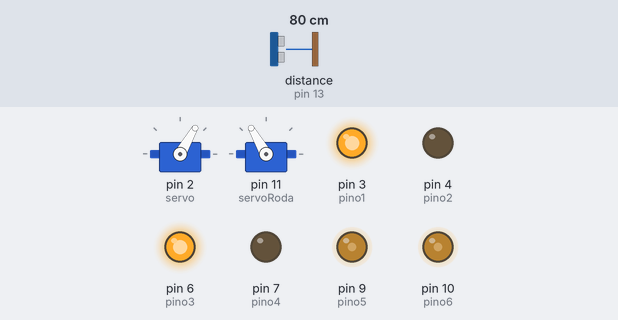
This sketch was run on a simulated Arduino Uno, built with avr-gcc and run on an emulated ATmega328P. Shown: 2 × servo, output pins drawn as LEDs (lit = HIGH). The test bench sets the inputs (shaded band); at power-on: distance to the obstacle (sensor on pin 13) 80 cm. The echo pulse lasts 58.3 µs per cm; what the sketch prints to the serial monitor is not drawn.

Above: at 3.0 s.
Timing chart, 0 to 6.0 s (numbered marks = the images above):
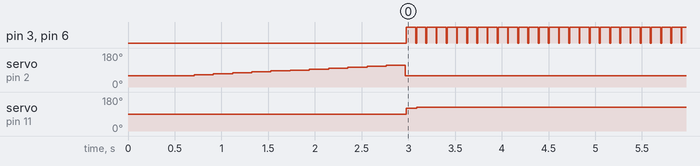

The sketch:

simuladorEstacionamento.ino
```cpp
#include <Fuzzy.h>
#include <FuzzyComposition.h>
#include <FuzzyInput.h>
#include <FuzzyIO.h>
#include <FuzzyOutput.h>
#include <FuzzyRule.h>
#include <FuzzyRuleAntecedent.h>
#include <FuzzyRuleConsequent.h>
#include <FuzzySet.h>]
#include <Ultrasonic.h>
#include <Servo.h>

#define pino_trigger 12
#define pino_echo 13


//Instanciando um objeto da biblioteca
Fuzzy* fuzzy = new Fuzzy();
Ultrasonic ultrasonic(pino_trigger, pino_echo);
Servo servo;
Servo servoRoda;

int eixo = 0;
int angulo;
const int w = 1;
long distancia;

int pino1 = 3;
int pino2 = 4;

int pino3 = 6;
int pino4 = 7;

int pino5 = 9;
int pino6 = 10;

int anguloInicial = 0;

void setup() {
  //Iniciando comunicação serial
  Serial.begin(115200);
  //randomSeed(analogRead(0));

  servo.attach(2);
  servo.write(90);

  servoRoda.attach(11);
  servoRoda.write(90);

  //servo.write(110);
  //servoRoda.write(180-110);

  //delay(55000000);


  pinMode(pino1, OUTPUT);
  pinMode(pino2, OUTPUT);
  pinMode(pino3, OUTPUT);
  pinMode(pino4, OUTPUT);
  pinMode(pino5, OUTPUT);
  pinMode(pino6, OUTPUT);

  analogWrite(pino5, 100);
  analogWrite(pino6, 100);

  //  digitalWrite(pino1, HIGH);
  //  digitalWrite(pino2, LOW);
  //
  //  digitalWrite(pino3, HIGH);
  //  digitalWrite(pino4, LOW);

  Serial.println("...Detectando objeto proximo para estacionar...");

  //Vericando primeiro Angulo do Verículo
  float menorDistancia = 999.0;

  servo.write(60);
  delay(500);

  for (int i = 60; i < 120; i = i + 5) {

    servo.write(i);
    delay(200);

    Serial.print("Distancia: ");
    int nova = ultrasonic.Ranging(CM);
    Serial.println(nova);

    if (menorDistancia > nova ) {
      menorDistancia = nova;
      Serial.print("Menor distancia: ");
      Serial.println(menorDistancia);
      anguloInicial = i;
      Serial.print("Angulo: ");
      Serial.println(anguloInicial);
    }
  }

  servo.write(anguloInicial);

  Serial.print("Encontrado ... Angulo inicial: ");
  Serial.println(anguloInicial);

  angulo = anguloInicial;

  //Criando um FuzzyInput de entrada
  //Posição X = Posição do veículo em relação ao eixo horizontal X [0 a 100]
  FuzzyInput* posicaoX = new FuzzyInput(1);

  //Partições nebulosas: Esquerda, CentroEsqueda, Centro, CentroDireita, Direita


  FuzzySet* esquerda = new FuzzySet(0, 0, 10, 35);
  posicaoX->addFuzzySet(esquerda);
  FuzzySet* centroEsquerda = new FuzzySet(30, 40, 40, 50);
  posicaoX->addFuzzySet(centroEsquerda);
  FuzzySet* centro = new FuzzySet(45, 50, 50, 55);
  posicaoX->addFuzzySet(centro);
  FuzzySet* centroDireita = new FuzzySet(50, 60, 60, 70);
  posicaoX->addFuzzySet(centroDireita);
  FuzzySet* direita = new FuzzySet(65, 90, 100, 100);
  posicaoX->addFuzzySet(direita);


  fuzzy->addFuzzyInput(posicaoX);

  //-------------------------------------------

  //Criando um FuzzyInput de entrada
  //Posição Y = Angulo do veículo [-90 a 270]
  FuzzyInput* anguloVeiculo = new FuzzyInput(2);

  //Partições nebulosas: inferiorDireito, superiorDireito, verticalDireito, vertical, verticalEsquerda, superiorEsqueda, inferiorEsquerda

  FuzzySet* inferiorDireito = new FuzzySet(-90, -45, -45, 15);
  anguloVeiculo->addFuzzySet(inferiorDireito);
  FuzzySet* superiorDireito = new FuzzySet(-15, 30, 30, 60);
  anguloVeiculo->addFuzzySet(superiorDireito);
  FuzzySet* verticalDireito = new FuzzySet(45, 67, 67, 90);
  anguloVeiculo->addFuzzySet(verticalDireito);
  FuzzySet* vertical = new FuzzySet(75, 90, 90, 105);
  anguloVeiculo->addFuzzySet(vertical);
  FuzzySet* verticalEsquerda = new FuzzySet(90, 112, 112, 135);
  anguloVeiculo->addFuzzySet(verticalEsquerda);
  FuzzySet* superiorEsquerda = new FuzzySet(120, 150, 150, 195);
  anguloVeiculo->addFuzzySet(superiorEsquerda);
  FuzzySet* inferiorEsquerda = new FuzzySet(165, 225, 225, 270);
  anguloVeiculo->addFuzzySet(inferiorEsquerda);


  fuzzy->addFuzzyInput(anguloVeiculo);

  //-------------------------------------------

  //Criando um FuzzyOutput de saída
  //anguloRoda
  FuzzyOutput* anguloRoda = new FuzzyOutput(1);

  //Partições nebulosas: negativoGrande, negativoMedio, negativoPequeno, zero, positivoPequeno, positivoMedio, positivoGrande

  FuzzySet* negativoGrande = new FuzzySet(-30, -30, -15, -15);
  anguloRoda->addFuzzySet(negativoGrande);
  FuzzySet* negativoMedio = new FuzzySet(-28, -15, -15, -5);
  anguloRoda->addFuzzySet(negativoMedio);
  FuzzySet* negativoPequeno = new FuzzySet(-10, -5, -5, 0);
  anguloRoda->addFuzzySet(negativoPequeno);
  FuzzySet* zero = new FuzzySet(-5, 0, 0, 5);
  anguloRoda->addFuzzySet(zero);
  FuzzySet* positivoPequeno = new FuzzySet(0, 5, 5, 10);
  anguloRoda->addFuzzySet(positivoPequeno);
  FuzzySet* positivoMedio = new FuzzySet(5, 15, 15, 25);
  anguloRoda->addFuzzySet(positivoMedio);
  FuzzySet* positivoGrande = new FuzzySet(15, 15, 30, 30);
  anguloRoda->addFuzzySet(positivoGrande);


  fuzzy->addFuzzyOutput(anguloRoda);

  //Conjuntos de entrada e saída criados.

  //--------------------------------------------

  //Base de Regras


  //Consequentes
  FuzzyRuleConsequent* pS = new FuzzyRuleConsequent();
  pS->addOutput(positivoPequeno);

  FuzzyRuleConsequent* pM = new FuzzyRuleConsequent();
  pM->addOutput(positivoMedio);

  FuzzyRuleConsequent* pB = new FuzzyRuleConsequent();
  pB->addOutput(positivoGrande);

  FuzzyRuleConsequent* zE = new FuzzyRuleConsequent();
  zE->addOutput(zero);

  FuzzyRuleConsequent* nS = new FuzzyRuleConsequent();
  nS->addOutput(negativoPequeno);

  FuzzyRuleConsequent* nM = new FuzzyRuleConsequent();
  nM->addOutput(negativoMedio);

  FuzzyRuleConsequent* nB = new FuzzyRuleConsequent();
  nB->addOutput(negativoGrande);


  //Se posição X = esquerda E anguloVeiculo = inferiorDireito ENTÃO angulo da roda = PositivoPequeno


  FuzzyRuleAntecedent* antecedente1 = new FuzzyRuleAntecedent();
  antecedente1->joinWithAND(esquerda, inferiorDireito);

  //Se posição X = esquerda E anguloVeiculo = inferiorDireito ENTÃO angulo da roda = PositivoPequeno
  FuzzyRule* rule1 = new FuzzyRule(1, antecedente1, pS);

  fuzzy->addFuzzyRule(rule1);

  FuzzyRuleAntecedent* antecedente2 = new FuzzyRuleAntecedent();
  antecedente2->joinWithAND(esquerda, superiorDireito);

  //Se posição X = esquerda E anguloVeiculo = superiorDireito ENTÂO angulo da roda = negativoPequeno
  FuzzyRule* rule2 = new FuzzyRule(2, antecedente2, nS);

  fuzzy->addFuzzyRule(rule2);

  FuzzyRuleAntecedent* antecedente3 = new FuzzyRuleAntecedent();
  antecedente3->joinWithAND(esquerda, verticalDireito);

  //Se posição X = esquerda E anguloVeiculo = verticalDireito ENTÃO angulo da roda = negativoMedio
  FuzzyRule* rule3 = new FuzzyRule(3, antecedente3, nM);

  fuzzy->addFuzzyRule(rule3);

  FuzzyRuleAntecedent* antecedente4 = new FuzzyRuleAntecedent();
  antecedente4->joinWithAND(esquerda, vertical);

  //Se posição X = esquerda E anguloVeiculo = vertical ENTÃO angulo da roda = negativoMedio
  FuzzyRule* rule4 = new FuzzyRule(4, antecedente4, nM);

  fuzzy->addFuzzyRule(rule4);

  FuzzyRuleAntecedent* antecedente5 = new FuzzyRuleAntecedent();
  antecedente5->joinWithAND(esquerda, verticalEsquerda);

  //Se posição X = esquerda E anguloVeiculo = verticalEsquerda ENTÃO angulo da roda = negativoGrande
  FuzzyRule* rule5 = new FuzzyRule(5, antecedente5, nB);

  fuzzy->addFuzzyRule(rule5);

  FuzzyRuleAntecedent* antecedente6 = new FuzzyRuleAntecedent();
  antecedente6->joinWithAND(esquerda, superiorEsquerda);

  //Se posição X = esquerda E anguloVeiculo = superiorEsquerda ENTÃO angulo da roda = negativoGrande
  FuzzyRule* rule6 = new FuzzyRule(6, antecedente6, nB);

  fuzzy->addFuzzyRule(rule6);

  FuzzyRuleAntecedent* antecedente7 = new FuzzyRuleAntecedent();
  antecedente7->joinWithAND(esquerda, inferiorEsquerda);

  //SE posição X = esquerda E anguloVeiculo = inferiorEsquerda ENTÃO angulo da roda = negativoGrande
  FuzzyRule* rule7 = new FuzzyRule(7, antecedente7, nB);

  fuzzy->addFuzzyRule(rule7);

  FuzzyRuleAntecedent* antecedente8 = new FuzzyRuleAntecedent();
  antecedente8->joinWithAND(centroEsquerda, inferiorDireito);

  //Se posição X = centroEsquerda E anguloVeiculo = inferiorDireito ENTÃO angulo da roda = positivoMedio
  FuzzyRule* rule8 = new FuzzyRule(8, antecedente8, pM);

  fuzzy->addFuzzyRule(rule8);

  FuzzyRuleAntecedent* antecedente9 = new FuzzyRuleAntecedent();
  antecedente9->joinWithAND(centroEsquerda, superiorDireito);

  //Se posição X = centroEsquerda E anguloVeiculo = superiorDireito ENTÃO angulo da roda = positivoPequeno
  FuzzyRule* rule9 = new FuzzyRule(9, antecedente9, pS);

  fuzzy->addFuzzyRule(rule9);

  FuzzyRuleAntecedent* antecedente10 = new FuzzyRuleAntecedent();
  antecedente10->joinWithAND(centroEsquerda, verticalDireito);

  //Se posição X = centroEsquerda E anguloVeiculo = verticalDireito ENTÃO angulo da roda = negativoPequeno
  FuzzyRule* rule10 = new FuzzyRule(10, antecedente10, nS);

  fuzzy->addFuzzyRule(rule10);

  FuzzyRuleAntecedent* antecedente11 = new FuzzyRuleAntecedent();
  antecedente11->joinWithAND(centroEsquerda, vertical);

  //Se posição X = centroEsquerda E anguloVeiculo = vertical ENTÃO angulo da roda = negativoMedio
  FuzzyRule* rule11 = new FuzzyRule(11, antecedente11, nM);

  fuzzy->addFuzzyRule(rule11);

  FuzzyRuleAntecedent* antecedente12 = new FuzzyRuleAntecedent();
  antecedente12->joinWithAND(centroEsquerda, verticalEsquerda);

  //Se posição X = centroEsquerda E anguloVeiculo = verticalEsquerda ENTÂO angulo da roda = negativoMedio
  FuzzyRule* rule12 = new FuzzyRule(12, antecedente12, nM);

  fuzzy->addFuzzyRule(rule12);

  FuzzyRuleAntecedent* antecedente13 = new FuzzyRuleAntecedent();
  antecedente13->joinWithAND(centroEsquerda, superiorEsquerda);

  //Se posição X = centroEsquerda E anguloVeiculo = superiorEsquerda ENTÃO angulo da roda = negativoGrande
  FuzzyRule* rule13 = new FuzzyRule(13, antecedente13, nB);

  fuzzy->addFuzzyRule(rule13);

  FuzzyRuleAntecedent* antecedente14 = new FuzzyRuleAntecedent();
  antecedente14->joinWithAND(centroEsquerda, inferiorEsquerda);

  //Se posição X = centroEsquerda E anguloVeiculo = inferiorEsquerda ENTÃO angulo da roda = negativoGrande
  FuzzyRule* rule14 = new FuzzyRule(14, antecedente14, nB);

  fuzzy->addFuzzyRule(rule14);

  FuzzyRuleAntecedent* antecedente15 = new FuzzyRuleAntecedent();
  antecedente15->joinWithAND(centro, inferiorDireito);

  //Se posição X = centro E anguloVeiculo = inferiorDireito ENTÃO angulo da roda = positivoMedio
  FuzzyRule* rule15 = new FuzzyRule(15, antecedente15, pM);

  fuzzy->addFuzzyRule(rule15);

  FuzzyRuleAntecedent* antecedente16 = new FuzzyRuleAntecedent();
  antecedente16->joinWithAND(centro, superiorDireito);

  //Se posição X = centro E anguloVeiculo = superiorDireito ENTÃO angulo da roda = positivoMedio
  FuzzyRule* rule16 = new FuzzyRule(16, antecedente16, pM);

  fuzzy->addFuzzyRule(rule16);

  FuzzyRuleAntecedent* antecedente17 = new FuzzyRuleAntecedent();
  antecedente17->joinWithAND(centro, verticalDireito);

  //Se posição X = centro E anguloVeiculo = verticalDireito ENTÃO angulo da roda = positivoPequeno
  FuzzyRule* rule17 = new FuzzyRule(17, antecedente17, pS);

  fuzzy->addFuzzyRule(rule17);

  FuzzyRuleAntecedent* antecedente18 = new FuzzyRuleAntecedent();
  antecedente18->joinWithAND(centro, vertical);

  //Se posição X = centro E anguloVeiculo = vertical ENTÃO angulo da roda = zero
  FuzzyRule* rule18 = new FuzzyRule(18, antecedente18, zE);

  fuzzy->addFuzzyRule(rule18);

  FuzzyRuleAntecedent* antecedente19 = new FuzzyRuleAntecedent();
  antecedente19->joinWithAND(centro, verticalEsquerda);

  //Se posição x = centro e auguloVeículo = verticalEsquerda Então angulo da roda = negativoPequeno
  FuzzyRule* rule19 = new FuzzyRule(19, antecedente19, nS);

  fuzzy->addFuzzyRule(rule19);

  FuzzyRuleAntecedent* antecedente20 = new FuzzyRuleAntecedent();
  antecedente20->joinWithAND(centro, superiorEsquerda);

  //Se posição x = centro e auguloVeículo = seperiorEsquerda Então angulo da roda = negativoGrande
  FuzzyRule* rule20 = new FuzzyRule(20, antecedente20, nB);

  fuzzy->addFuzzyRule(rule20);

  FuzzyRuleAntecedent* antecedente21 = new FuzzyRuleAntecedent();
  antecedente21->joinWithAND(centro, inferiorEsquerda);

  //Se posição x = centro e auguloVeículo = inferiorEsquerda Então angulo da roda = negativoMedio
  FuzzyRule* rule21 = new FuzzyRule(21, antecedente21, nM);

  fuzzy->addFuzzyRule(rule21);

  FuzzyRuleAntecedent* antecedente22 = new FuzzyRuleAntecedent();
  antecedente22->joinWithAND(centroDireita, inferiorEsquerda);

  //Se posição x = centroDireita e auguloVeículo = inferiorEsquerda Então angulo da roda = positivoGrande
  FuzzyRule* rule22 = new FuzzyRule(22, antecedente22, pB);

  fuzzy->addFuzzyRule(rule22);

  FuzzyRuleAntecedent* antecedente23 = new FuzzyRuleAntecedent();
  antecedente23->joinWithAND(centroDireita, superiorDireito);

  //Se posição x = centroDireita e auguloVeículo = superiorDireito Então angulo da roda = positivoGrande
  FuzzyRule* rule23 = new FuzzyRule(23, antecedente23, pB);

  fuzzy->addFuzzyRule(rule23);

  FuzzyRuleAntecedent* antecedente24 = new FuzzyRuleAntecedent();
  antecedente24->joinWithAND(centroDireita, verticalDireito);

  //Se posição x = centroDireita e auguloVeículo = verticalDireito Então angulo da roda = positivoMedio
  FuzzyRule* rule24 = new FuzzyRule(24, antecedente24, pM);

  fuzzy->addFuzzyRule(rule24);

  FuzzyRuleAntecedent* antecedente25 = new FuzzyRuleAntecedent();
  antecedente25->joinWithAND(centroDireita, vertical);

  //Se posição x = centroDireita e auguloVeículo = vertical Então angulo da roda = positivoMedio
  FuzzyRule* rule25 = new FuzzyRule(25, antecedente25, pM);

  fuzzy->addFuzzyRule(rule25);

  FuzzyRuleAntecedent* antecedente26 = new FuzzyRuleAntecedent();
  antecedente26->joinWithAND(centroDireita, verticalEsquerda);

  //Se posição x = centroDireta e auguloVeículo = verticalEsquerda Então angulo da roda = positivoPequeno
  FuzzyRule* rule26 = new FuzzyRule(26, antecedente26, pS);

  fuzzy->addFuzzyRule(rule26);

  FuzzyRuleAntecedent* antecedente27 = new FuzzyRuleAntecedent();
  antecedente27->joinWithAND(centroDireita, superiorEsquerda);

  //Se posição x = centroDireita e auguloVeículo = seperiorEsquerda Então angulo da roda = negativoPequeno
  FuzzyRule* rule27 = new FuzzyRule(27, antecedente27, nS);

  fuzzy->addFuzzyRule(rule27);

  FuzzyRuleAntecedent* antecedente28 = new FuzzyRuleAntecedent();
  antecedente28->joinWithAND(centroDireita, inferiorEsquerda);

  //Se posição x = centroDireita e auguloVeículo = inferiorEsquerda Então angulo da roda = negativoMedio
  FuzzyRule* rule28 = new FuzzyRule(28, antecedente28, nM);

  fuzzy->addFuzzyRule(rule28);

  FuzzyRuleAntecedent* antecedente29 = new FuzzyRuleAntecedent();
  antecedente29->joinWithAND(direita, inferiorDireito);

  //Se posição x = direita e auguloVeículo = inferiorDireito Então angulo da roda = positivoGrande
  FuzzyRule* rule29 = new FuzzyRule(29, antecedente29, pB);

  fuzzy->addFuzzyRule(rule29);


  FuzzyRuleAntecedent* antecedente30 = new FuzzyRuleAntecedent();
  antecedente30->joinWithAND(direita, superiorDireito);

  //Se posição x = dereito e auguloVeículo = seperiorDireito Então angulo da roda = positivoGrande
  FuzzyRule* rule30 = new FuzzyRule(30, antecedente30, pB);

  fuzzy->addFuzzyRule(rule30);

  FuzzyRuleAntecedent* antecedente31 = new FuzzyRuleAntecedent();
  antecedente31->joinWithAND(direita, verticalDireito);

  //Se posição x = direita e auguloVeículo = verticalDireito Então angulo da roda = positivoGrande
  FuzzyRule* rule31 = new FuzzyRule(31, antecedente31, pB);

  fuzzy->addFuzzyRule(rule31);

  FuzzyRuleAntecedent* antecedente32 = new FuzzyRuleAntecedent();
  antecedente32->joinWithAND(direita, vertical);

  //Se posição x = direita e auguloVeículo = vertical Então angulo da roda = positivoMedio
  FuzzyRule* rule32 = new FuzzyRule(32, antecedente32, pM);

  fuzzy->addFuzzyRule(rule32);

  FuzzyRuleAntecedent* antecedente33 = new FuzzyRuleAntecedent();
  antecedente33->joinWithAND(direita, verticalEsquerda);

  //Se posição x = direita e auguloVeículo = verticalEsquerda Então angulo da roda = positivoMedio
  FuzzyRule* rule33 = new FuzzyRule(33, antecedente33, pM);

  fuzzy->addFuzzyRule(rule33);

  FuzzyRuleAntecedent* antecedente34 = new FuzzyRuleAntecedent();
  antecedente34->joinWithAND(direita, superiorEsquerda);

  //Se posição x = direita e auguloVeículo = seperiorEsquerda Então angulo da roda = positivoPequeno
  FuzzyRule* rule34 = new FuzzyRule(34, antecedente34, pS);

  fuzzy->addFuzzyRule(rule34);

  FuzzyRuleAntecedent* antecedente35 = new FuzzyRuleAntecedent();
  antecedente35->joinWithAND(direita, inferiorEsquerda);

  //Se posição x = direita e auguloVeículo = inferiorEsquerda Então angulo da roda = negativoPequeno
  FuzzyRule* rule35 = new FuzzyRule(35, antecedente35, nS);

  fuzzy->addFuzzyRule(rule35);

}


void loop() {
  //int r1 = random(100);
  //int r2 = random(-90, 270);

  //eixo: Posição do veículo em relação ao eixo x
  //angulo: Angulo do veículo em relação a vaga (90° graus)

  Serial.println("Ajustando as rodas para posição inicial....");


  //ajuste realizado para não quebrar o fking servo
  if (angulo >= 115) {
    angulo = 115;
  } else if (angulo <= 55) {
    angulo = 55;
  }

  Serial.print("o angulo eh: ");
  Serial.println(angulo);


  //int giro = map(angulo, 40, 140, 140, 40);

  servoRoda.write(180 - angulo);


  //
  //  //Variável eixo deverá ser ajustado de acordo com a execução dos testes.
  fuzzy->setInput(1, eixo);
  fuzzy->setInput(2, angulo);

  fuzzy->fuzzify();

  float output = fuzzy->defuzzify(1);

  Serial.print("Angulo antes do ajuste: ");
  Serial.println(angulo);

  //Implementar movimento do servoMotor com a saída da defuzificação
  //Calcular a nova posição do angulo e do eixo.

  angulo = angulo + output;
  eixo = eixo + w * cos(angulo);

  Serial.print("Ajuste do angulo (output): ");
  Serial.println(output);

  Serial.println("Move, baby");

  digitalWrite(pino1, HIGH);
  digitalWrite(pino2, LOW);

  digitalWrite(pino3, HIGH);
  digitalWrite(pino4, LOW);

  delay(100);

  digitalWrite(pino1, LOW);
  digitalWrite(pino2, LOW);

  digitalWrite(pino3, LOW);
  digitalWrite(pino4, LOW);

  Serial.println("Rise and repeat");


  // Serial.println(menorDistancia);

}
```

Source omitted: Fuzzy.h (2044 bytes), FuzzyComposition.h (1391 bytes), FuzzyIO.h (1195 bytes), FuzzyInput.h (720 bytes), FuzzyOutput.h (1223 bytes), FuzzyRule.h (1003 bytes), FuzzyRuleAntecedent.h (1817 bytes), FuzzyRuleConsequent.h (1132 bytes), FuzzySet.h (952 bytes)

Measured:
- by itself, pin 3 (pino1), pin 6 (pino3): alternates HIGH for 0.10 s and LOW for 0.01 s
- by itself, servo on pin 11 (servoRoda): 90° → 120° at 3.0 s, → 125° 0.11 s later
